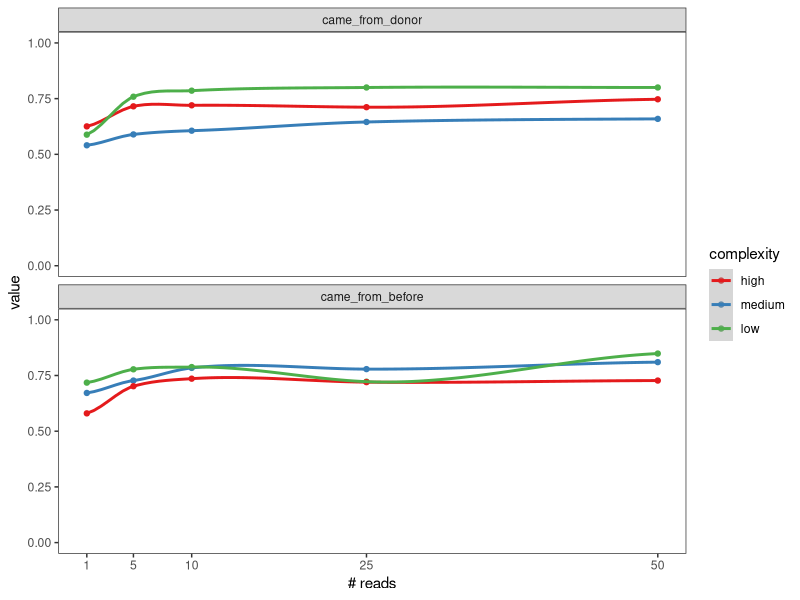

Reproduce this figure in R.
###################################################################################
# This R code designed to made Figure 2C "The results of the second step of the   #
# RECAST algorithm testing using the simulation datasets (species)" of            #
# Olekhnovich et al. (2020) manuscript                                            #
#                                                                                 #                     
# "Separation of donor and recipient microbial diversity                          #
# allow to determine taxonomic and functional features of                         #
# microbiota restructuring following fecal transplantation"                       #
#                                                                                 #
## E I. Olekhnovich, January 14, 2021                                             #
#                                                                                 #
###################################################################################

# Set work directory 
workdir <- "/home/acari/github/RECAST_project/"
setwd(workdir)

# Set libraries
library(ggplot2)
library(Metrics)
library(stringr)
library(reshape2)

# Make the function for calculate main classification quality metrics
metrics_calc <- function(df){
    y <- as.numeric(unlist(df.sbs["class"]))
    predictions <- as.numeric(unlist(df.sbs["scored.class"]))
    precision <- precision(predictions, y)
    recall <- recall(predictions, y)
    F1 <- (2 * precision * recall) / (precision + recall)
    DF <- data.frame(F1, precision, recall)
    return(DF)
}

# Import data
df.idxstats.all <- read.csv("DATA/simulation_strains.txt", sep = "\t")

# Processing data
df.idxstats.all$coverage[is.na(df.idxstats.all$coverage)] <- 0
df.idxstats.all$mapped[is.na(df.idxstats.all$mapped)] <- 0
df.idxstats.all$coverage[df.idxstats.all$coverage > 0] <- 1
df.idxstats.all$mapped[df.idxstats.all$mapped > 0] <- 1

colnames(df.idxstats.all)[c(4,5)] <- c('scored.class', 'class')
df.idxstats.all$sample <- as.character(df.idxstats.all$sample)

df.f1.from_donor <- NULL
for (i in unique(df.idxstats.all$sample)){
    
    for (k in unique(df.idxstats.all$group)){
        
        df.sbs <- df.idxstats.all[df.idxstats.all$sample == i & df.idxstats.all$group == k,]
        df.sbs <- metrics_calc(df.sbs)
        df.sbs$sample <- i
        df.sbs$group <- k
        df.f1.from_donor <- rbind(df.sbs, df.f1.from_donor)    
    }
}

df.f1.from_donor$nreads <- as.numeric(gsub("high_|medium_|low_|M", "", df.f1.from_donor$sample))
df.f1.from_donor$complexity <- sapply(str_split(df.f1.from_donor$sample, "_"), function(x) x[1])
df.f1.from_donor <- melt(df.f1.from_donor, id.vars = c("sample", "nreads", "group", "complexity"))
colnames(df.f1.from_donor)[5] <- "metrics"
df.f1.from_donor$complexity <- factor(df.f1.from_donor$complexity, levels = c("high", "medium", "low"))

df.f1.from_donor.sbs <- df.f1.from_donor[df.f1.from_donor$metrics == "F1",]
df.f1.from_donor.sbs <- df.f1.from_donor.sbs[df.f1.from_donor.sbs$group != "came_from_both",]
df.f1.from_donor.sbs <- df.f1.from_donor.sbs[df.f1.from_donor.sbs$group != "came_itself",]

df.f1.from_donor.sbs$group <- factor(df.f1.from_donor.sbs$group, levels = c("came_from_donor", "came_from_before"))

# Make the strains classification quality plot
from_donor.metrics <- ggplot(df.f1.from_donor.sbs, aes(nreads, value, col = complexity))+
    geom_point()+
    facet_wrap(~group, ncol = 1)+
    stat_smooth()+
    ylim(c(0,1))+
    theme_bw()+
    theme(panel.grid.major = element_blank(), panel.grid.minor = element_blank())+
    scale_x_continuous(breaks = c(1,5,10,25,50))+
    # ggtitle("From donor")+
    xlab("# reads")+
    scale_color_brewer(palette = "Set1")

# Save plot
svg(filename="f1_metrics_strains.svg", width=4.0, height=5.0)
from_donor.metrics
dev.off()
